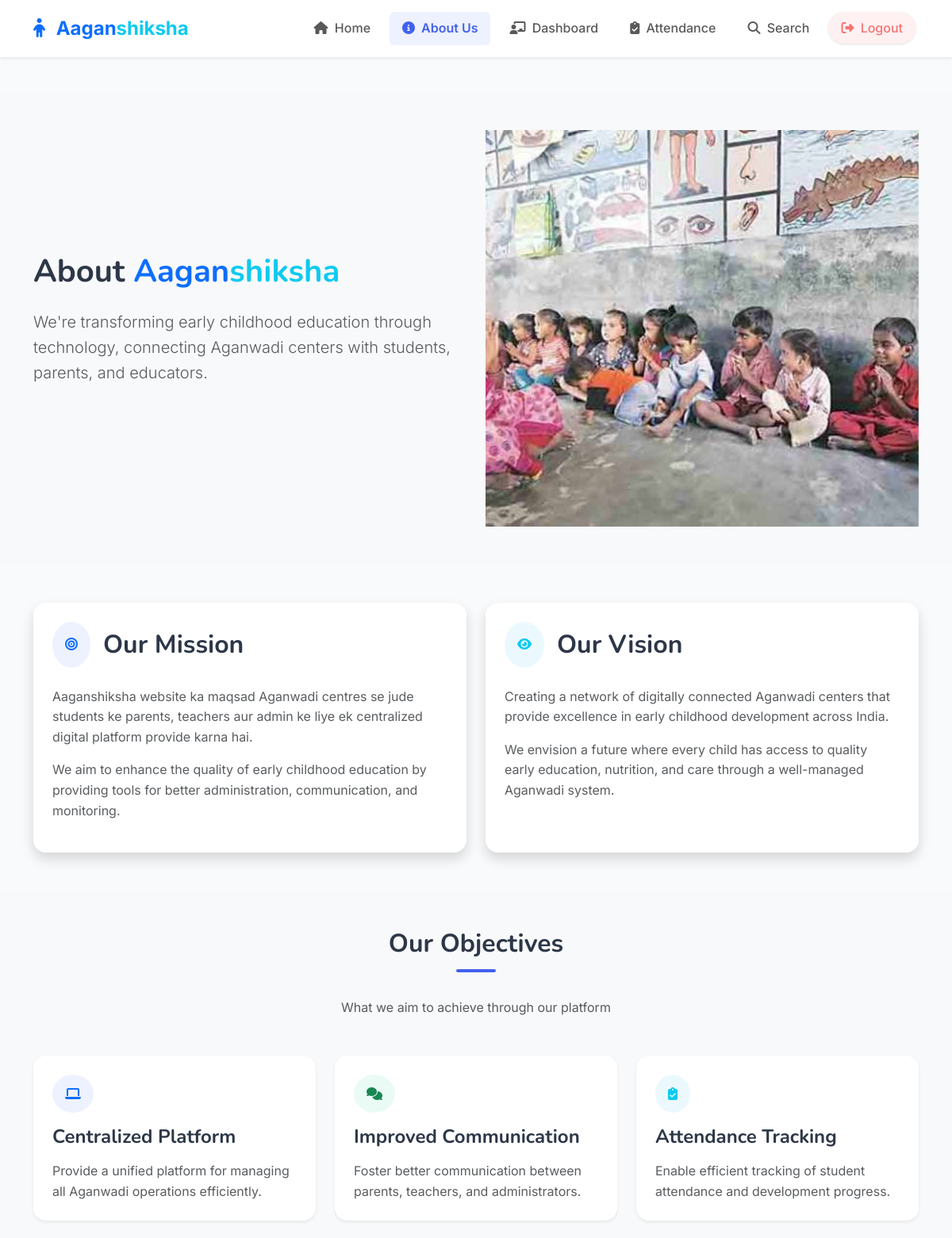
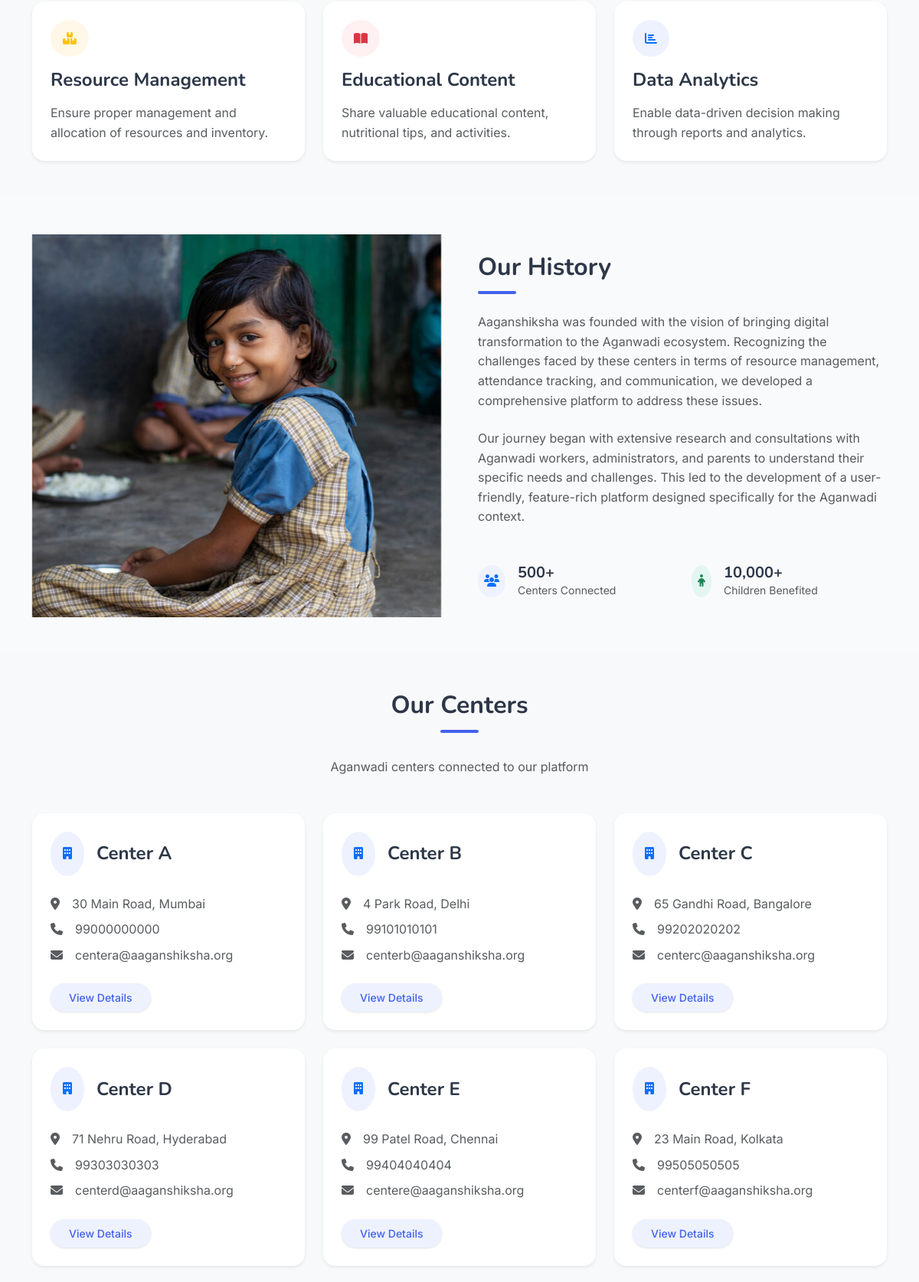
/about (signed in, upper part), run on the app's committed database (2 pictures, top to bottom).
### models.py (models this page shows)
class Center(db.Model):
    id = db.Column(db.Integer, primary_key=True)
    name = db.Column(db.String(100), nullable=False)
    address = db.Column(db.String(200), nullable=False)
    contact_number = db.Column(db.String(15))
    email = db.Column(db.String(120))
    created_at = db.Column(db.DateTime, default=datetime.utcnow)
    students = db.relationship('Student', backref='center', lazy=True)
    inventory_items = db.relationship('Inventory', backref='center', lazy=True)

### routes/home.py (the view)
@home_bp.route('/about')
def about():
    centers = Center.query.all()
    return render_template('home/about.html', centers=centers, current_year=datetime.now().year)

### app.py (called while the page is built)
@app.context_processor
def inject_csrf_token():
    return dict(csrf_token=generate_csrf)

@login_manager.user_loader
def load_user(user_id):
    return User.query.get(int(user_id))

### templates/home/about.html (shortened to what this page needs)
{% extends 'base.html' %} {% block title %}Aaganshiksha - About Us{% endblock %}
{% block content %}
<section class="py-5 bg-light">
  <div class="container">
    <div class="row align-items-center">
      <div class="col-lg-6 animate__animated animate__fadeInLeft">
        <h1 class="fw-bold mb-4">
          About <span class="text-primary">Aagan</span
          ><span class="text-info">shiksha</span>
        </h1>
        <p class="lead text-muted mb-4">
          We're transforming early childhood education through technology,
          connecting Aganwadi centers with students, parents, and educators.
        </p>
      </div>
      <div class="col-lg-6 animate__animated animate__fadeInRight">
        <img
          src="{{ url_for('static', filename='img4.jpg') }}"
          class="d-block w-100"
          alt="Children in classroom"
          style="height: 500px; object-fit: cover"
        />
      </div>
    </div>
  </div>
</section>
<section class="py-5">
  <div class="container">
    <div class="row g-4">
      <div class="col-lg-6 animate__animated animate__fadeInUp">
        <div class="card h-100 border-0 shadow rounded-4 hover-lift">
          <div class="card-body p-4">
            <div class="d-flex align-items-center mb-4">
              <div class="p-3 rounded-circle bg-soft-primary me-3">
                <i class="fas fa-bullseye text-primary"></i>
              </div>
              <h2 class="fw-bold mb-0">Our Mission</h2>
            </div>
            <p class="text-muted">
              Aaganshiksha website ka maqsad Aganwadi centres se jude students
              ke parents, teachers aur admin ke liye ek centralized digital
              platform provide karna hai.
            </p>
            <p class="text-muted">
              We aim to enhance the quality of early childhood education by
              providing tools for better administration, communication, and
              monitoring.
            </p>
          </div>
        </div>
      </div>
      <div
        class="col-lg-6 animate__animated animate__fadeInUp"
        style="animation-delay: 0.2s"
      >
        <div class="card h-100 border-0 shadow rounded-4 hover-lift">
          <div class="card-body p-4">
            <div class="d-flex align-items-center mb-4">
              <div class="p-3 rounded-circle bg-soft-info me-3">
                <i class="fas fa-eye text-info"></i>
              </div>
              <h2 class="fw-bold mb-0">Our Vision</h2>
            </div>
            <p class="text-muted">
              Creating a network of digitally connected Aganwadi centers that
              provide excellence in early childhood development across India.
            </p>
            <p class="text-muted">
              We envision a future where every child has access to quality early
              education, nutrition, and care through a well-managed Aganwadi
              system.
            </p>
          </div>
        </div>
      </div>
    </div>
  </div>
</section>
<section class="py-5 bg-light">
  <div class="container">
    <div class="text-center mb-5">
      <h2 class="section-title">Our Objectives</h2>
      <p class="text-muted">What we aim to achieve through our platform</p>
    </div>
    <div class="row g-4">
      <div class="col-md-4 animate__animated animate__fadeInUp">
        <div class="card h-100 border-0 shadow-sm rounded-4 hover-lift">
          <div class="card-body p-4">
            <div class="p-3 rounded-circle bg-soft-primary d-inline-flex mb-3">
              <i class="fas fa-laptop text-primary"></i>
            </div>
            <h4 class="fw-bold mb-3">Centralized Platform</h4>
            <p class="text-muted mb-0">
              Provide a unified platform for managing all Aganwadi operations
              efficiently.
            </p>
          </div>
        </div>
      </div>
      <div
        class="col-md-4 animate__animated animate__fadeInUp"
        style="animation-delay: 0.2s"
      >
        <div class="card h-100 border-0 shadow-sm rounded-4 hover-lift">
          <div class="card-body p-4">
            <div class="p-3 rounded-circle bg-soft-success d-inline-flex mb-3">
              <i class="fas fa-comments text-success"></i>
            </div>
            <h4 class="fw-bold mb-3">Improved Communication</h4>
            <p class="text-muted mb-0">
              Foster better communication between parents, teachers, and
              administrators.
            </p>
          </div>
        </div>
      </div>
      <div
        class="col-md-4 animate__animated animate__fadeInUp"
        style="animation-delay: 0.4s"
      >
        <div class="card h-100 border-0 shadow-sm rounded-4 hover-lift">
          <div class="card-body p-4">
            <div class="p-3 rounded-circle bg-soft-info d-inline-flex mb-3">
              <i class="fas fa-clipboard-check text-info"></i>
            </div>
            <h4 class="fw-bold mb-3">Attendance Tracking</h4>
            <p class="text-muted mb-0">
              Enable efficient tracking of student attendance and development
              progress.
            </p>
          </div>
        </div>
      </div>
      <div
        class="col-md-4 animate__animated animate__fadeInUp"
        style="animation-delay: 0.6s"
      >
        <div class="card h-100 border-0 shadow-sm rounded-4 hover-lift">
          <div class="card-body p-4">
            <div class="p-3 rounded-circle bg-soft-warning d-inline-flex mb-3">
              <i class="fas fa-boxes text-warning"></i>
            </div>
            <h4 class="fw-bold mb-3">Resource Management</h4>
            <p class="text-muted mb-0">
              Ensure proper management and allocation of resources and
              inventory.
            </p>
          </div>
        </div>
      </div>
      <div
        class="col-md-4 animate__animated animate__fadeInUp"
        style="animation-delay: 0.8s"
      >
        <div class="card h-100 border-0 shadow-sm rounded-4 hover-lift">
          <div class="card-body p-4">
            <div class="p-3 rounded-circle bg-soft-danger d-inline-flex mb-3">
              <i class="fas fa-book-open text-danger"></i>
            </div>
            <h4 class="fw-bold mb-3">Educational Content</h4>
            <p class="text-muted mb-0">
              Share valuable educational content, nutritional tips, and
              activities.
            </p>
          </div>
        </div>
      </div>
      <div
        class="col-md-4 animate__animated animate__fadeInUp"
        style="animation-delay: 1s"
      >
        <div class="card h-100 border-0 shadow-sm rounded-4 hover-lift">
          <div class="card-body p-4">
            <div class="p-3 rounded-circle bg-soft-primary d-inline-flex mb-3">
              <i class="fas fa-chart-bar text-primary"></i>
            </div>
            <h4 class="fw-bold mb-3">Data Analytics</h4>
            <p class="text-muted mb-0">
              Enable data-driven decision making through reports and analytics.
            </p>
          </div>
        </div>
      </div>
    </div>
  </div>
</section>
<section class="py-5">
  <div class="container">
    <div class="row align-items-center g-5">
      <div class="col-lg-6 animate__animated animate__fadeInLeft">
        <img
          src="{{ url_for('static', filename='img5.jpg') }}"
          class="d-block w-100"
          alt="Children in classroom"
          style="height: 500px; object-fit: cover"
        />
      </div>
      <div class="col-lg-6 animate__animated animate__fadeInRight">
        <h2 class="section-title mb-4">Our History</h2>
        <p class="text-muted mb-4">
          Aaganshiksha was founded with the vision of bringing digital
          transformation to the Aganwadi ecosystem. Recognizing the challenges
          faced by these centers in terms of resource management, attendance
          tracking, and communication, we developed a comprehensive platform to
          address these issues.
        </p>
        <p class="text-muted mb-4">
          Our journey began with extensive research and consultations with
          Aganwadi workers, administrators, and parents to understand their
          specific needs and challenges. This led to the development of a
          user-friendly, feature-rich platform designed specifically for the
          Aganwadi context.
        </p>
        <div class="row g-4 mt-2">
          <div class="col-6">
            <div class="d-flex align-items-center">
              <div class="p-2 rounded-circle bg-soft-primary me-3">
                <i class="fas fa-users text-primary"></i>
              </div>
              <div>
                <h5 class="fw-bold mb-0">500+</h5>
                <p class="small text-muted mb-0">Centers Connected</p>
              </div>
            </div>
          </div>
          <div class="col-6">
            <div class="d-flex align-items-center">
              <div class="p-2 rounded-circle bg-soft-success me-3">
                <i class="fas fa-child text-success"></i>
              </div>
              <div>
                <h5 class="fw-bold mb-0">10,000+</h5>
                <p class="small text-muted mb-0">Children Benefited</p>
              </div>
            </div>
          </div>
        </div>
      </div>
    </div>
  </div>
</section>
<section class="py-5 bg-light">
  <div class="container">
    <div class="text-center mb-5">
      <h2 class="section-title">Our Centers</h2>
      <p class="text-muted">Aganwadi centers connected to our platform</p>
    </div>
    <div class="row g-4">
      {% if centers %} {% for center in centers %}
      <div
        class="col-lg-4 col-md-6 animate__animated animate__fadeInUp"
        style="animation-delay: {{ loop.index * 0.1 }}s;"
      >
        <div class="card h-100 border-0 shadow-sm rounded-4 hover-lift">
          <div class="card-body p-4">
            <div class="d-flex align-items-center mb-4">
              <div class="p-3 rounded-circle bg-soft-primary me-3">
                <i class="fas fa-building text-primary"></i>
              </div>
              <h4 class="fw-bold mb-0">{{ center.name }}</h4>
            </div>
            <div class="mb-4">
              <div class="d-flex align-items-start mb-2">
                <i class="fas fa-map-marker-alt text-muted mt-1 me-3"></i>
                <p class="text-muted mb-0">{{ center.address }}</p>
              </div>
              {% if center.contact_number %}
              <div class="d-flex align-items-start mb-2">
                <i class="fas fa-phone text-muted mt-1 me-3"></i>
                <p class="text-muted mb-0">{{ center.contact_number }}</p>
              </div>
              {% endif %} {% if center.email %}
              <div class="d-flex align-items-start">
                <i class="fas fa-envelope text-muted mt-1 me-3"></i>
                <p class="text-muted mb-0">{{ center.email }}</p>
              </div>
              {% endif %}
            </div>
            <button class="btn btn-sm btn-soft-primary rounded-pill px-4">
              View Details
            </button>
          </div>
        </div>
      </div>
      {% endfor %} {% endif %}
    </div>
  </div>
</section>
{% endblock %}

### static/css/style.css (style rules this page uses)
:root { --primary-color: #4361ee; --primary-light: #eef2ff; --secondary-color: #3f72af; --info-color: #3abff8; --success-color: #36d399; --warning-color: #fbbd23; --danger-color: #f87272; --light-color: #f8f9fa; --dark-color: #333333; --text-color: #4a5568; --border-radius: 0.5rem; --box-shadow: 0 4px 6px -1px rgba(0, 0, 0, 0.1), 0 2px 4px -1px rgba(0, 0, 0, 0.06); --transition: all 0.3s ease; }
body { min-height: 100vh; display: flex; flex-direction: column; font-family: 'Inter', -apple-system, BlinkMacSystemFont, 'Segoe UI', Roboto, Oxygen, Ubuntu, Cantarell, 'Open Sans', 'Helvetica Neue', sans-serif; color: var(--text-color); background-color: #f9fafb; line-height: 1.6; }
h1, h2, h3, h4, h5, h6 { font-family: 'Nunito', -apple-system, BlinkMacSystemFont, 'Segoe UI', Roboto, Oxygen, Ubuntu, Cantarell, 'Open Sans', 'Helvetica Neue', sans-serif; font-weight: 600; color: #2d3748; }
.btn { border-radius: var(--border-radius); padding: 0.5rem 1.25rem; font-weight: 500; transition: var(--transition); box-shadow: 0 1px 3px rgba(0,0,0,0.12); }
.btn-soft-primary { background-color: var(--primary-light); color: var(--primary-color); border: none; }
.bg-soft-primary { background-color: var(--primary-light) !important; }
.bg-soft-success { background-color: rgba(54, 211, 153, 0.1) !important; }
.bg-soft-info { background-color: rgba(59, 191, 248, 0.1) !important; }
.bg-soft-warning { background-color: rgba(251, 189, 35, 0.1) !important; }
.bg-soft-danger { background-color: rgba(248, 114, 114, 0.1) !important; }
.card { border: none; border-radius: var(--border-radius); box-shadow: var(--box-shadow); transition: var(--transition); overflow: hidden; }
.card-body { padding: 1.5rem; }
section { padding: 4rem 0; }
.section-title { position: relative; margin-bottom: 2rem; padding-bottom: 1rem; font-weight: 700; }
.section-title::after { content: ''; position: absolute; left: 0; bottom: 0; width: 50px; height: 4px; border-radius: 2px; background-color: var(--primary-color); }
.text-center .section-title::after { left: 50%; transform: translateX(-50%); }

### data on the page
Center: name "Center A", address "30 Main Road, Mumbai", contact_number "99000000000", email "centera@aaganshiksha.org"
Center: name "Center B", address "4 Park Road, Delhi", contact_number "99101010101", email "centerb@aaganshiksha.org"
Center: name "Center C", address "65 Gandhi Road, Bangalore", contact_number "99202020202", email "centerc@aaganshiksha.org"
Center: name "Center D", address "71 Nehru Road, Hyderabad", contact_number "99303030303", email "centerd@aaganshiksha.org"
Center: name "Center E", address "99 Patel Road, Chennai", contact_number "99404040404", email "centere@aaganshiksha.org"
Center: name "Center F", address "23 Main Road, Kolkata", contact_number "99505050505", email "centerf@aaganshiksha.org"
